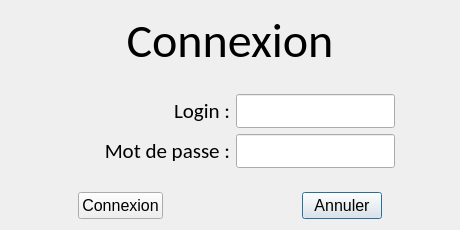
<?xml version="1.0" encoding="UTF-8"?>
<ui version="4.0">
 <class>AuthentificationDialog</class>
 <widget class="QDialog" name="AuthentificationDialog">
  <property name="geometry">
   <rect>
    <x>0</x>
    <y>0</y>
    <width>460</width>
    <height>230</height>
   </rect>
  </property>
  <property name="windowTitle">
   <string>Fenêtre d'identification</string>
  </property>
  <layout class="QGridLayout" name="gridLayout">
   <item row="0" column="0" colspan="6">
    <widget class="QLabel" name="label">
     <property name="font">
      <font>
       <family>Calibri</family>
       <pointsize>36</pointsize>
      </font>
     </property>
     <property name="text">
      <string>Connexion</string>
     </property>
     <property name="alignment">
      <set>Qt::AlignCenter</set>
     </property>
    </widget>
   </item>
   <item row="5" column="0">
    <spacer name="horizontalSpacer">
     <property name="orientation">
      <enum>Qt::Horizontal</enum>
     </property>
     <property name="sizeType">
      <enum>QSizePolicy::Expanding</enum>
     </property>
     <property name="sizeHint" stdset="0">
      <size>
       <width>20</width>
       <height>20</height>
      </size>
     </property>
    </spacer>
   </item>
   <item row="5" column="5">
    <spacer name="horizontalSpacer_2">
     <property name="orientation">
      <enum>Qt::Horizontal</enum>
     </property>
     <property name="sizeHint" stdset="0">
      <size>
       <width>40</width>
       <height>20</height>
      </size>
     </property>
    </spacer>
   </item>
   <item row="5" column="2">
    <spacer name="horizontalSpacer_3">
     <property name="orientation">
      <enum>Qt::Horizontal</enum>
     </property>
     <property name="sizeType">
      <enum>QSizePolicy::Expanding</enum>
     </property>
     <property name="sizeHint" stdset="0">
      <size>
       <width>40</width>
       <height>20</height>
      </size>
     </property>
    </spacer>
   </item>
   <item row="3" column="3" colspan="3">
    <widget class="QLineEdit" name="lineEditPassword">
     <property name="sizePolicy">
      <sizepolicy hsizetype="Fixed" vsizetype="Fixed">
       <horstretch>0</horstretch>
       <verstretch>0</verstretch>
      </sizepolicy>
     </property>
     <property name="font">
      <font>
       <family>Calibri</family>
       <pointsize>16</pointsize>
      </font>
     </property>
     <property name="echoMode">
      <enum>QLineEdit::Password</enum>
     </property>
    </widget>
   </item>
   <item row="5" column="3">
    <spacer name="horizontalSpacer_4">
     <property name="orientation">
      <enum>Qt::Horizontal</enum>
     </property>
     <property name="sizeType">
      <enum>QSizePolicy::Expanding</enum>
     </property>
     <property name="sizeHint" stdset="0">
      <size>
       <width>40</width>
       <height>20</height>
      </size>
     </property>
    </spacer>
   </item>
   <item row="3" column="0" colspan="3">
    <widget class="QLabel" name="label_4">
     <property name="font">
      <font>
       <family>Calibri</family>
       <pointsize>16</pointsize>
      </font>
     </property>
     <property name="text">
      <string>Mot de passe :</string>
     </property>
     <property name="alignment">
      <set>Qt::AlignRight|Qt::AlignTrailing|Qt::AlignVCenter</set>
     </property>
    </widget>
   </item>
   <item row="2" column="3" colspan="3">
    <widget class="QLineEdit" name="lineEditLogin">
     <property name="sizePolicy">
      <sizepolicy hsizetype="Fixed" vsizetype="Fixed">
       <horstretch>0</horstretch>
       <verstretch>0</verstretch>
      </sizepolicy>
     </property>
     <property name="font">
      <font>
       <family>Calibri</family>
       <pointsize>16</pointsize>
      </font>
     </property>
    </widget>
   </item>
   <item row="5" column="4">
    <widget class="QPushButton" name="pushButtonCancel">
     <property name="sizePolicy">
      <sizepolicy hsizetype="Fixed" vsizetype="Fixed">
       <horstretch>0</horstretch>
       <verstretch>0</verstretch>
      </sizepolicy>
     </property>
     <property name="font">
      <font>
       <pointsize>12</pointsize>
      </font>
     </property>
     <property name="text">
      <string>Annuler</string>
     </property>
     <property name="checkable">
      <bool>false</bool>
     </property>
     <property name="checked">
      <bool>false</bool>
     </property>
    </widget>
   </item>
   <item row="2" column="0" colspan="3">
    <widget class="QLabel" name="label_2">
     <property name="font">
      <font>
       <family>Calibri</family>
       <pointsize>16</pointsize>
      </font>
     </property>
     <property name="text">
      <string>Login :</string>
     </property>
     <property name="alignment">
      <set>Qt::AlignRight|Qt::AlignTrailing|Qt::AlignVCenter</set>
     </property>
    </widget>
   </item>
   <item row="5" column="1">
    <widget class="QPushButton" name="pushButtonConnect">
     <property name="sizePolicy">
      <sizepolicy hsizetype="Fixed" vsizetype="Fixed">
       <horstretch>0</horstretch>
       <verstretch>0</verstretch>
      </sizepolicy>
     </property>
     <property name="font">
      <font>
       <pointsize>12</pointsize>
      </font>
     </property>
     <property name="text">
      <string>Connexion</string>
     </property>
    </widget>
   </item>
   <item row="1" column="0" colspan="6">
    <spacer name="verticalSpacer_2">
     <property name="orientation">
      <enum>Qt::Vertical</enum>
     </property>
     <property name="sizeHint" stdset="0">
      <size>
       <width>20</width>
       <height>40</height>
      </size>
     </property>
    </spacer>
   </item>
   <item row="4" column="0" colspan="6">
    <spacer name="verticalSpacer">
     <property name="orientation">
      <enum>Qt::Vertical</enum>
     </property>
     <property name="sizeHint" stdset="0">
      <size>
       <width>20</width>
       <height>40</height>
      </size>
     </property>
    </spacer>
   </item>
  </layout>
 </widget>
 <tabstops>
  <tabstop>lineEditLogin</tabstop>
  <tabstop>lineEditPassword</tabstop>
  <tabstop>pushButtonConnect</tabstop>
  <tabstop>pushButtonCancel</tabstop>
 </tabstops>
 <resources/>
 <connections/>
</ui>
